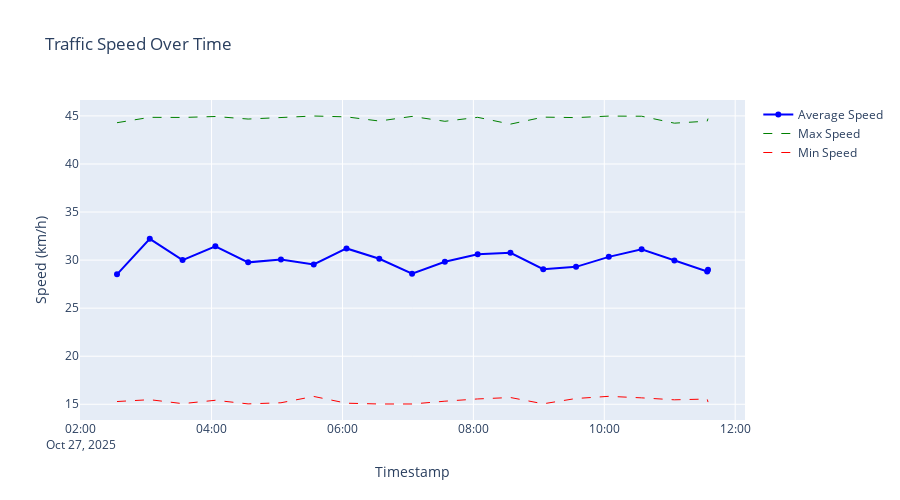

Here is the notebook cell this chart was saved with:
### Code cell
# Plot temporal trends
if temporal_data:
    fig = go.Figure()
    
    fig.add_trace(go.Scatter(
        x=temporal_df['timestamp'],
        y=temporal_df['avg_speed'],
        mode='lines+markers',
        name='Average Speed',
        line=dict(color='blue', width=2)
    ))
    
    fig.add_trace(go.Scatter(
        x=temporal_df['timestamp'],
        y=temporal_df['max_speed'],
        mode='lines',
        name='Max Speed',
        line=dict(color='green', width=1, dash='dash')
    ))
    
    fig.add_trace(go.Scatter(
        x=temporal_df['timestamp'],
        y=temporal_df['min_speed'],
        mode='lines',
        name='Min Speed',
        line=dict(color='red', width=1, dash='dash')
    ))
    
    fig.update_layout(
        title='Traffic Speed Over Time',
        xaxis_title='Timestamp',
        yaxis_title='Speed (km/h)',
        hovermode='x unified',
        height=500
    )
    
    fig.show()
else:
    print("⚠️ No temporal data to plot")
